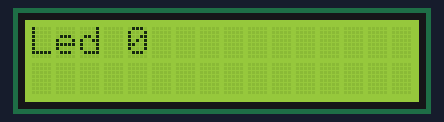
This sketch was run on a simulated Arduino Uno, built with avr-gcc and run on an emulated ATmega328P. Shown: 16×2 character LCD.

Above: at 0.1 s.
At 4.1 s:
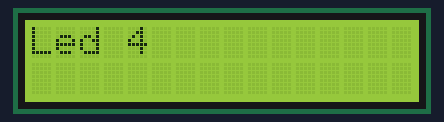
At 9.2 s:
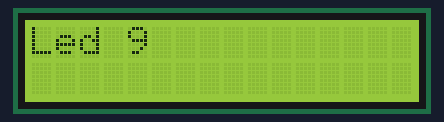
At 19.3 s:
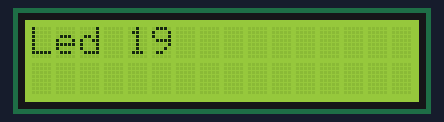
At 28.3 s:
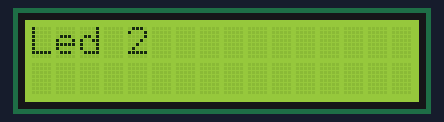
At 38.4 s:
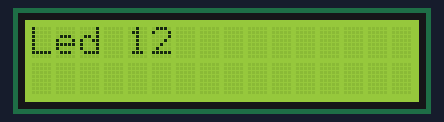

Measured:
- what the display in image 1 shows lasts 1.0 s, from 4.1 s to 5.1 s

The sketch:

selftest.ino
```cpp
#include <Wire.h>
#include <Adafruit_RGBLCDShield.h>
Adafruit_RGBLCDShield lcd;


void setup() {
  lcd.begin(16, 2); // This contains Wire.begin()
  for (int i = 0; i != 26; ++i) {
    pinMode(i + 28, OUTPUT);
    digitalWrite(i + 28, LOW);
  }
}

void loop() {
  for (int i = 0; i != 26; ++i) {
    pinMode(i + 28, OUTPUT);
    digitalWrite(i + 28, HIGH);
    lcd.setCursor(0, 0);
    lcd.print("Led " + String(i) + " ");
    delay(1000);
    digitalWrite(i + 28, LOW);
  }
}
```
